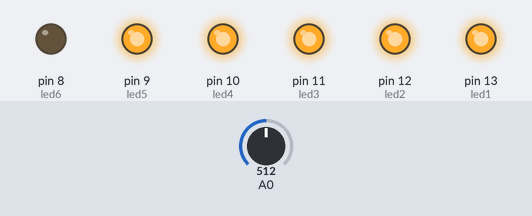
This sketch was run on a simulated Arduino Uno, built with avr-gcc and run on an emulated ATmega328P. On the bench: output pins drawn as LEDs (lit = HIGH). The test bench sets the inputs (shaded band); at power-on: A0 = 512.

Above: at 0.9 s.
3.3 s: A0 set to 589
At 3.5 s:
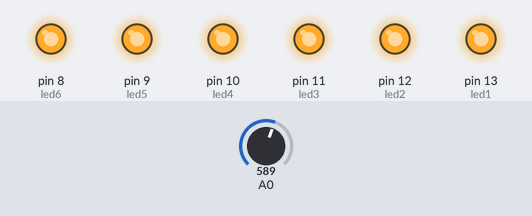
6.8 s: A0 set to 613
At 6.9 s:
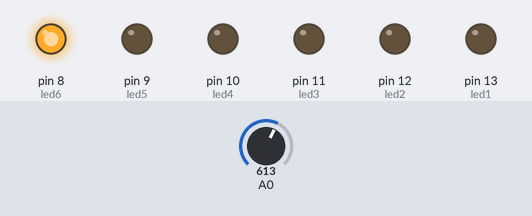
Timing chart, 0 to 16.3 s (numbered marks = the images above; inputs shaded):
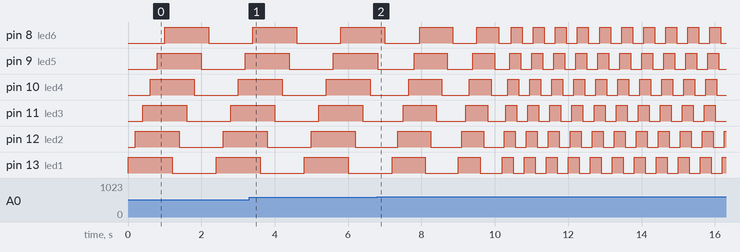

Measured:
- the behaviour switches between 600 and 601 on A0 (found by bisection; images 1 and 2)

The sketch:

knightRider.ino
```cpp
int led1 = 13; //first we should define all pins
int led2 = 12;
int  led3 = 11;
int led4 = 10;
int led5 = 9;
int led6 = 8;

int speed = 200;

void  setup() {
// put your setup code here, to run once:
// secondly we should  deside if the are output or input and of course led's are output
pinMode(13,OUTPUT);
pinMode(12,OUTPUT);
pinMode(11,OUTPUT);
pinMode(10,OUTPUT);
pinMode(9,OUTPUT);
pinMode(8,OUTPUT);
}

void  loop() {
  // put your main code here, to run repeatedly:
  int ambientLight = analogRead(A0);
  if (ambientLight < 300 and speed < 200) {
    speed = speed + 25;
  } else if (ambientLight > 600 and speed > 50) {
    speed = speed - 50;
  }

  digitalWrite(led1,HIGH);//  here we will make the first pin high and the second pin high and so on.
  delay(speed);
  digitalWrite(led2,HIGH);
  delay(speed);
  digitalWrite(led3,HIGH);
  delay(speed);
  digitalWrite(led4,HIGH);
  delay(speed);
  digitalWrite(led5,HIGH);
  delay(speed);
  digitalWrite(led6,HIGH);
  delay(speed);

  digitalWrite(led1,LOW);
  delay(speed);
  digitalWrite(led2,LOW);
  delay(speed);
  digitalWrite(led3,LOW);
  delay(speed);
  digitalWrite(led4,LOW);
  delay(speed);
  digitalWrite(led5,LOW);
  delay(speed);
  digitalWrite(led6,LOW);
  delay(speed);
}
```
